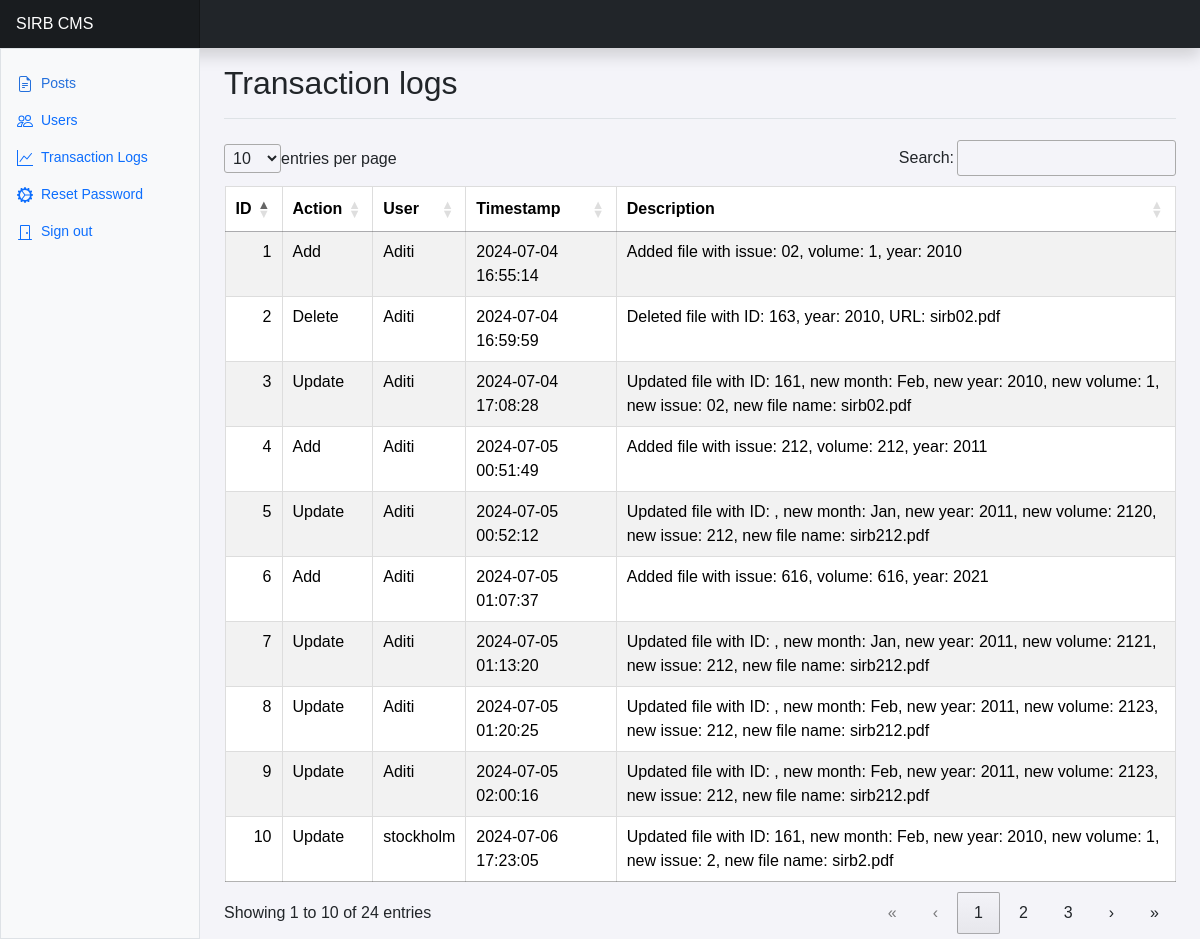
The app's page /transaction_log.php (signed in) with its own data.
### tables this page shows
CREATE TABLE `transaction_log` (
  `id` int NOT NULL,
  `action` varchar(50) DEFAULT NULL,
  `user` varchar(50) DEFAULT NULL,
  `timestamp` timestamp NOT NULL DEFAULT CURRENT_TIMESTAMP,
  `description` text
);

### transaction_log.php (the view, shortened to what this page needs)
<?php
include('includes/database.php');
include('includes/header.php');
?>
<!DOCTYPE html>
<html lang="en">
<head>
    <link rel="stylesheet" href="css/dashboard.css">
</head>
<body>
<header class="navbar bg-dark flex-md-nowrap p-0 shadow" data-bs-theme="dark">
  <a class="navbar-brand col-md-3 col-lg-2 me-0 px-3 fs-6 text-white text-centre" href="#">SIRB CMS</a>
</header>
<div class="container-fluid">
  <div  class="row">
    <div  class="sidebar border border-right col-md-3 col-lg-2 p-0 bg-body-tertiary sticky-top ">
      <div class="offcanvas-md offcanvas-end bg-body-tertiary sticky-top" tabindex="-1" id="sidebarMenu" aria-labelledby="sidebarMenuLabel">
        <div  class="offcanvas-body d-md-flex flex-column p-0 pt-lg-3 overflow-y-auto sticky-top">
          <ul class="nav flex-column">
            <li class="nav-item">
              <a class="nav-link d-flex align-items-center gap-2 active" href="posts.php">
                <svg class="bi"><use xlink:href="#file-earmark-text"/></svg>
                Posts
              </a>
            </li>
            <?php if ($_SESSION['role'] === 'admin'): ?>
            <li class="nav-item">
              <a class="nav-link d-flex align-items-center gap-2" href="users.php">
                <svg class="bi"><use xlink:href="#people"/></svg>
                Users
              </a>
            </li>
            <?php endif; ?>
            <li class="nav-item">
              <a class="nav-link d-flex align-items-center gap-2" href="transaction_log.php">
                <svg class="bi"><use xlink:href="#graph-up"/></svg>
                Transaction Logs
              </a>
            </li>
          </ul>
          <ul class="nav flex-column mb-auto">
            <li class="nav-item">
              <a class="nav-link d-flex align-items-center gap-2" href="reset_your_password.php?id=<?php echo htmlspecialchars($_SESSION['id']); ?>">
                <svg class="bi"><use xlink:href="#gear-wide-connected"/></svg>
                Reset Password
              </a>
            </li>
            <li class="nav-item">
              <a class="nav-link d-flex align-items-center gap-2" href="logout.php">
                <svg class="bi"><use xlink:href="#door-closed"/></svg>
                Sign out
              </a>
            </li>
          </ul>
        </div>
      </div>
</div>
<main class="col-md-9 ms-sm-auto col-lg-10 px-md-4">
<div class="d-flex justify-content-between flex-wrap flex-md-nowrap align-items-center pt-3 pb-2 mb-3 border-bottom">
 <h1 class="h2">Transaction logs</h1>
</div>
<div class="table-responsive medium">
<?php
        $stmt = $pdo->query("SELECT * FROM transaction_log ORDER BY timestamp DESC");
        if ($stmt->rowCount() > 0): ?>
            <table id="transaction-table" class="table table-striped ">
                <thead>
                    <tr>
                        <th>ID</th>
                        <th>Action</th>
                        <th>User</th>
                        <th>Timestamp</th>
                        <th>Description</th>
                    </tr>
                </thead>
                <tbody>
                    <?php while ($row = $stmt->fetch(PDO::FETCH_ASSOC)): ?>
                        <tr>
                            <td><?php echo htmlspecialchars($row['id']); ?></td>
                            <td><?php echo htmlspecialchars($row['action']); ?></td>
                            <td><?php echo htmlspecialchars($row['user']); ?></td>
                            <td><?php echo htmlspecialchars($row['timestamp']); ?></td>
                            <td><?php echo htmlspecialchars($row['description']); ?></td>
                        </tr>
                    <?php endwhile; ?>
                </tbody>
            </table>
          </div>
        <?php else: ?>
            <div class="no-data">No transaction logs available.</div>
        <?php endif; ?>
</div>
</div>
</body>
</html>

### DataTables/datatables.css (style rules this page uses)
:root { --dt-row-selected: 13, 110, 253; --dt-row-selected-text: 255, 255, 255; --dt-row-selected-link: 9, 10, 11; --dt-row-stripe: 0, 0, 0; --dt-row-hover: 0, 0, 0; --dt-column-ordering: 0, 0, 0; --dt-html-background: white; }
table.dataTable thead > tr > th.dt-orderable-asc, table.dataTable thead > tr > th.dt-orderable-desc, table.dataTable thead > tr > th.dt-ordering-asc, table.dataTable thead > tr > th.dt-ordering-desc, table.dataTable thead > tr > td.dt-orderable-asc, table.dataTable thead > tr > td.dt-orderable-desc, table.dataTable thead > tr > td.dt-ordering-asc, table.dataTable thead > tr > td.dt-ordering-desc { position: relative; padding-right: 30px; }
table.dataTable thead > tr > th.dt-orderable-asc, table.dataTable thead > tr > th.dt-orderable-desc, table.dataTable thead > tr > td.dt-orderable-asc, table.dataTable thead > tr > td.dt-orderable-desc { cursor: pointer; }
table.dataTable th, table.dataTable td { box-sizing: border-box; }
table.dataTable th.dt-type-numeric, table.dataTable th.dt-type-date, table.dataTable td.dt-type-numeric, table.dataTable td.dt-type-date { text-align: right; }
table.dataTable thead th, table.dataTable thead td, table.dataTable tfoot th, table.dataTable tfoot td { text-align: left; }
table.dataTable { width: 100%; margin: 0 auto; border-spacing: 0; }
table.dataTable thead th, table.dataTable tfoot th { font-weight: bold; }
table.dataTable > thead > tr > th, table.dataTable > thead > tr > td { padding: 10px; border-bottom: 1px solid rgba(0, 0, 0, 0.3); }
table.dataTable > tbody > tr { background-color: transparent; }
table.dataTable > tbody > tr:first-child > * { border-top: none; }
table.dataTable > tbody > tr:last-child > * { border-bottom: none; }
table.dataTable > tbody > tr > th, table.dataTable > tbody > tr > td { padding: 8px 10px; }
div.dt-container.dt-empty-footer tbody > tr:last-child > * { border-bottom: 1px solid rgba(0, 0, 0, 0.3); }

### css/dashboard.css (style rules this page uses)
.bi { display: inline-block; width: 1rem; height: 1rem; }
.sidebar .nav-link { font-size: 0.875rem; font-weight: 500; }
.sidebar .nav-link.active { color: #2470dc; }
.navbar-brand { padding-top: 0.75rem; padding-bottom: 0.75rem; background-color: rgba(0, 0, 0, 0.25); box-shadow: inset -1px 0 0 rgba(0, 0, 0, 0.25); }

### transaction_log.php (style rules this page uses)
.bi { vertical-align: -.125em; fill: currentColor; }
body { font-family: Arial, sans-serif; background-color: #f4f4f9; margin: 0; padding: 0; }
table { width: 100%; border-collapse: collapse; margin-bottom: 20px; }
table thead tr { background-color: #007BFF; color: #fff; }
table th, table td { padding: 12px 15px; text-align: left; border: 1px solid #ddd; }
table tbody tr:nth-child(even) { background-color: #f9f9f9; }
table th { font-weight: bold; }

### records on screen
transaction_log: id "10", action "Update", user "stockholm", timestamp "2024-07-06 17:23:05", description "Updated file with ID: 161, new month: Feb, new year: 2010, new volume: 1, new issue: 2, new file name: sirb2.pdf"
transaction_log: id "9", action "Update", user "Aditi", timestamp "2024-07-05 02:00:16", description "Updated file with ID: , new month: Feb, new year: 2011, new volume: 2123, new issue: 212, new file name: sirb212.pdf"
transaction_log: id "8", action "Update", user "Aditi", timestamp "2024-07-05 01:20:25", description "Updated file with ID: , new month: Feb, new year: 2011, new volume: 2123, new issue: 212, new file name: sirb212.pdf"
transaction_log: id "7", action "Update", user "Aditi", timestamp "2024-07-05 01:13:20", description "Updated file with ID: , new month: Jan, new year: 2011, new volume: 2121, new issue: 212, new file name: sirb212.pdf"
transaction_log: id "6", action "Add", user "Aditi", timestamp "2024-07-05 01:07:37", description "Added file with issue: 616, volume: 616, year: 2021"
transaction_log: id "5", action "Update", user "Aditi", timestamp "2024-07-05 00:52:12", description "Updated file with ID: , new month: Jan, new year: 2011, new volume: 2120, new issue: 212, new file name: sirb212.pdf"
transaction_log: id "4", action "Add", user "Aditi", timestamp "2024-07-05 00:51:49", description "Added file with issue: 212, volume: 212, year: 2011"
transaction_log: id "3", action "Update", user "Aditi", timestamp "2024-07-04 17:08:28", description "Updated file with ID: 161, new month: Feb, new year: 2010, new volume: 1, new issue: 02, new file name: sirb02.pdf"
transaction_log: id "2", action "Delete", user "Aditi", timestamp "2024-07-04 16:59:59", description "Deleted file with ID: 163, year: 2010, URL: sirb02.pdf"
transaction_log: id "1", action "Add", user "Aditi", timestamp "2024-07-04 16:55:14", description "Added file with issue: 02, volume: 1, year: 2010"
